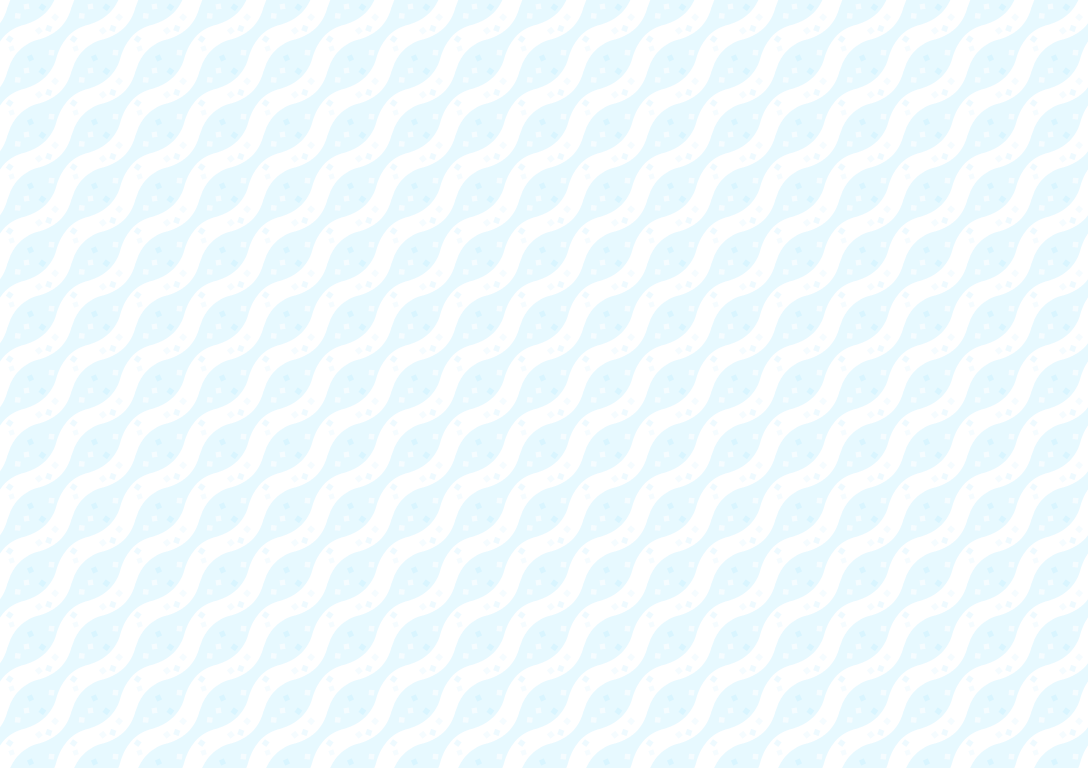

A 2D game scene composited from a Tiled map and its tileset images. What follows is a short description and the map's XML, with every tile layer's data as written:
An orthogonal 17x12 tile map with 64x64 px tiles, 1 tile layer (Tile Layer 1).

<map version="1.0" orientation="orthogonal" renderorder="right-down" width="17" height="12" tilewidth="64" tileheight="64" nextobjectid="1">
 <tileset firstgid="1" name="snowtile" tilewidth="64" tileheight="64" tilecount="1" columns="1">
  <image source="images/snowtile.png" width="64" height="64" />
 </tileset>
 <layer name="Tile Layer 1" width="17" height="12">
  <data encoding="csv">
1,1,1,1,1,1,1,1,1,1,1,1,1,1,1,1,1,
1,1,1,1,1,1,1,1,1,1,1,1,1,1,1,1,1,
1,1,1,1,1,1,1,1,1,1,1,1,1,1,1,1,1,
1,1,1,1,1,1,1,1,1,1,1,1,1,1,1,1,1,
1,1,1,1,1,1,1,1,1,1,1,1,1,1,1,1,1,
1,1,1,1,1,1,1,1,1,1,1,1,1,1,1,1,1,
1,1,1,1,1,1,1,1,1,1,1,1,1,1,1,1,1,
1,1,1,1,1,1,1,1,1,1,1,1,1,1,1,1,1,
1,1,1,1,1,1,1,1,1,1,1,1,1,1,1,1,1,
1,1,1,1,1,1,1,1,1,1,1,1,1,1,1,1,1,
1,1,1,1,1,1,1,1,1,1,1,1,1,1,1,1,1,
1,1,1,1,1,1,1,1,1,1,1,1,1,1,1,1,1
</data>
 </layer>
</map>
